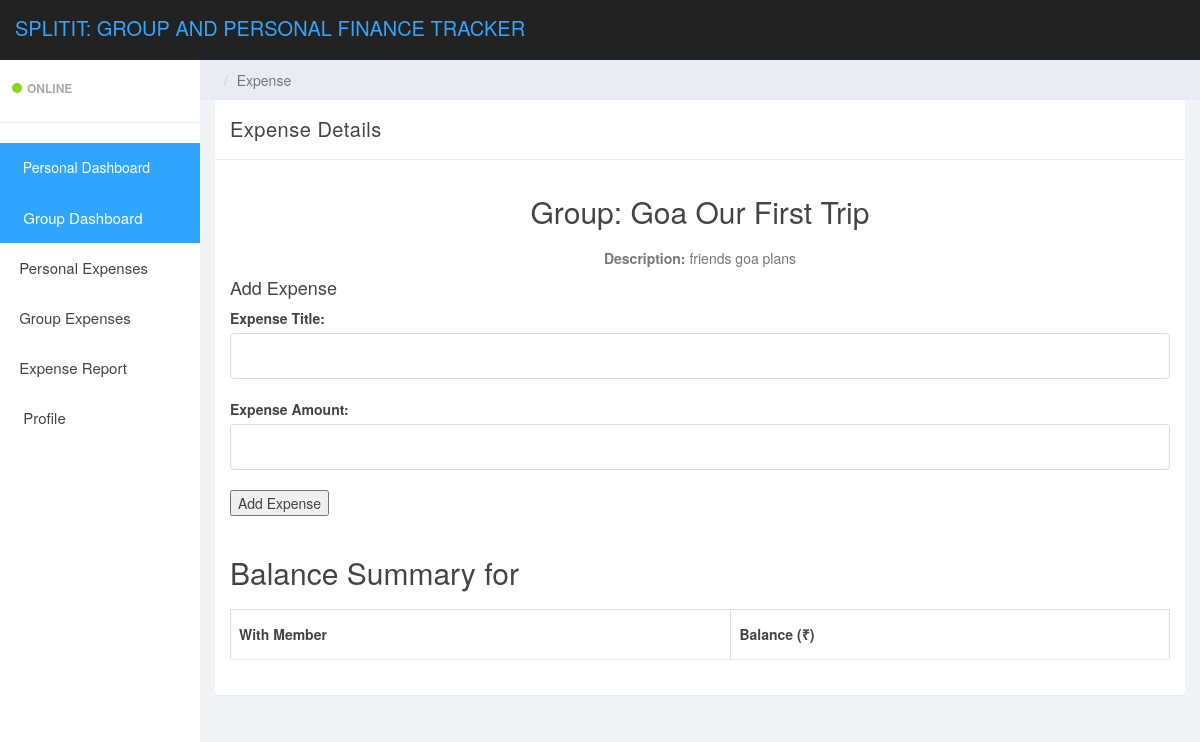
Page /split_expense.php?group_id=24 on the committed database.
### tables this page shows
CREATE TABLE `user_group` (
  `group_id` int(11) NOT NULL,
  `group_name` varchar(255) NOT NULL,
  `group_description` text NOT NULL,
  `created_by` varchar(100) NOT NULL
);

### split_expense.php (the view, shortened to what this page needs)
<?php
include 'config.php';
?>
<!DOCTYPE html>
<html>
<head>
    <link href="css/bootstrap.min.css" rel="stylesheet">
    <link href="css/styles.css" rel="stylesheet">
</head>
<body>
    <?php include_once('includes/header.php');?>
    <?php include_once('includes/sidebar.php');?>
    <div class="col-sm-9 col-sm-offset-3 col-lg-10 col-lg-offset-2 main">
        <div class="row">
            <ol class="breadcrumb">
                <li class="active">Expense</li>
            </ol>
        </div>
<?php
if (isset($_GET['group_id'])) {
    $group_id = intval($_GET['group_id']);
    $sql = "SELECT group_name, group_description FROM user_group WHERE group_id = ?";
    $stmt = $conn->prepare($sql);
    $stmt->bind_param("i", $group_id);
    $stmt->execute();
    $result = $stmt->get_result();
    if ($result->num_rows > 0) {
        $group = $result->fetch_assoc();
        $group_name = $group['group_name'];
        $group_desc = $group['group_description'];
    } else {
        $group_name = "Unknown Group";
        $group_desc = "No Description Available";
    }
} else {
    echo "Group ID not provided!";
    exit;
}
?>
        <div class="row">
            <div class="col-lg-12">
                <div class="panel panel-default">
                    <div class="panel-heading">Expense Details</div>
                    <div class="panel-body">
                        <h2 style="text-align:center;">Group: <?php echo $group_name; ?></h2>
                        <p style="text-align:center;"><strong>Description:</strong> <?php echo $group_desc; ?></p>
                        <h4>Add Expense</h4>
                        <form method="POST">
        <label>Expense Title:</label>
        <input type="text" name="expense_title" class="form-control" required><br>
        <label>Expense Amount:</label>
        <input type="number" name="expense_amount" class="form-control" required><br>
        <button type="submit">Add Expense</button>
    </form>
<br>
<?php
include 'config.php';
$group_id = $_GET['group_id'];
$selected_member = $_SESSION['detsuid'];
$membersQuery = "SELECT gm.user_id, u.FullName FROM group_members gm
                 JOIN tbluser u ON gm.user_id = u.ID
                 WHERE gm.group_id = ?";
$stmt = $conn->prepare($membersQuery);
$stmt->bind_param("i", $group_id);
$stmt->execute();
$membersResult = $stmt->get_result();
$members = [];
while ($row = $membersResult->fetch_assoc()) {
    $members[$row['user_id']] = $row['FullName'];
}
echo "<h2>Balance Summary for " . $members[$selected_member] . "</h2>";
echo "<table class='table table-bordered'>";
echo "<thead><tr><th>With Member</th><th>Balance (₹)</th></tr></thead><tbody>";
echo "</tbody></table>";
?>
                    </div>
                </div>
            </div>
        </div>
    </div>
</body>
</html>

### css/styles.css (style rules this page uses)
body { background: #f1f4f7; padding-top: 60px; font-size: 14px; color: #444444; font-family: "Montserrat", "Helvetica Neue", Helvetica, Arial, sans-serif; }
p { color: #777; }
h1, h2, h3, h4, h5, h6 { color: #444444; }
h2 { font-weight: 300; margin-bottom: 20px; }
h3, h4 { font-weight: 300; }
input.form-control { border: 1px solid #ddd; box-shadow: none; height: 46px; }
.panel { border: 0; }
.panel-heading { font-size: 20px; font-weight: 300; letter-spacing: 0.025em; height: 60px; line-height: 38px; }
.panel-default .panel-heading { background: #fff; border-bottom: 1px solid #e9ecf2; color: #444444; }
.breadcrumb { border-radius: 0; padding: 10px 15px 10px 15px; background: #e9ecf2; margin: 0; }
.table { background: #fff; }
.table > thead > tr > th { border-bottom: 1px solid #e6e7e8; vertical-align: middle; height: 50px; }

### rows in the picture
user_group: group_name "Goa Our First Trip", group_description "friends goa plans"
